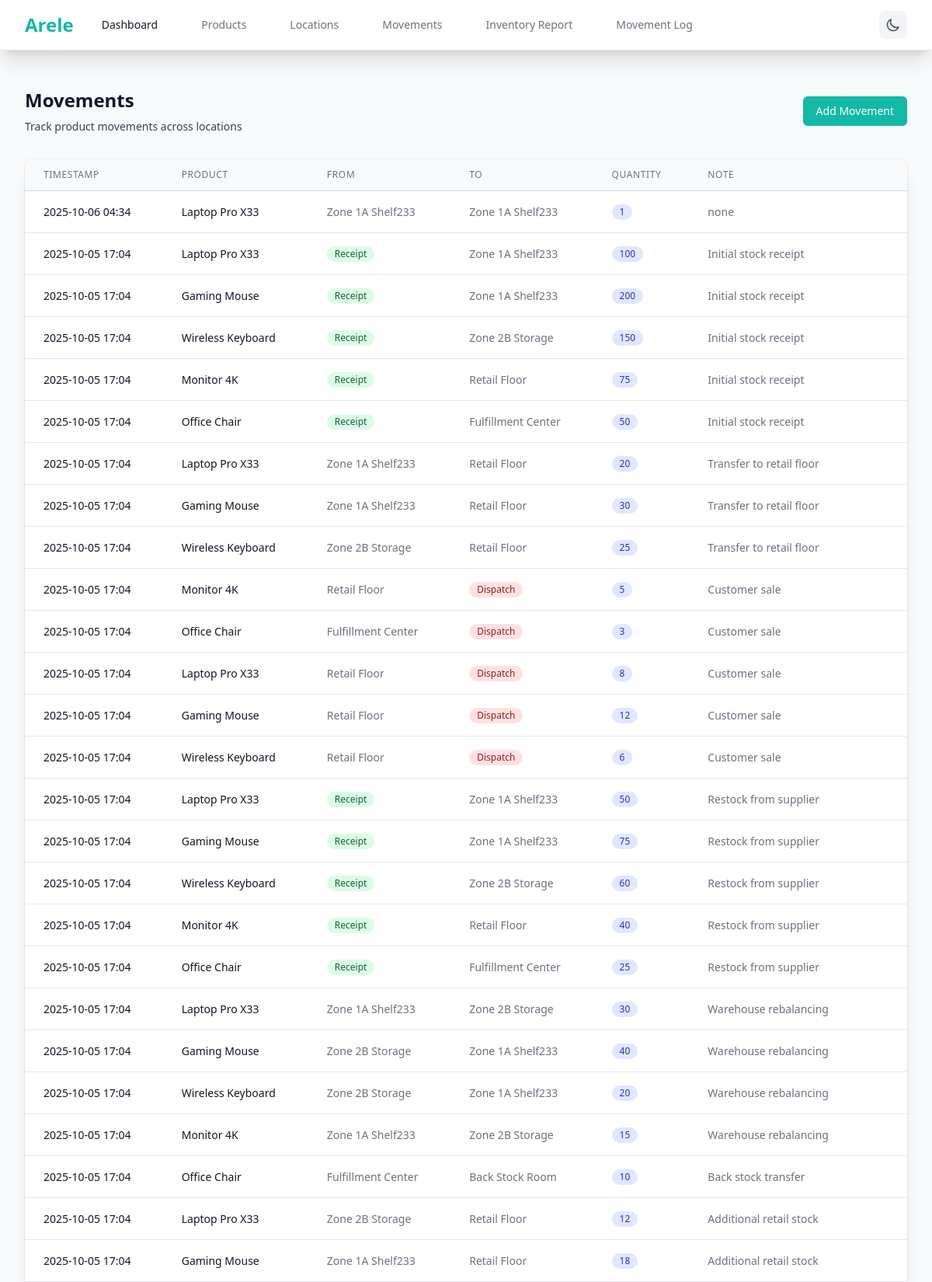
/movements (upper part), run on the app's committed database.
### app.py (models this page shows)
class ProductMovement(db.Model):
    __tablename__ = 'product_movements'
    id = db.Column(db.String(36), primary_key=True, default=lambda: str(uuid.uuid4()))
    timestamp = db.Column(db.DateTime, nullable=False, default=datetime.utcnow)
    product_id = db.Column(db.String(36), db.ForeignKey('products.id'), nullable=False)
    from_location_id = db.Column(db.String(36), db.ForeignKey('locations.id'), nullable=True)
    to_location_id = db.Column(db.String(36), db.ForeignKey('locations.id'), nullable=True)
    qty = db.Column(db.Integer, nullable=False)
    note = db.Column(db.Text, nullable=True)
    user_id = db.Column(db.String(50), nullable=False, default='SYSTEM_ADMIN')
    product = db.relationship('Product', backref='movements')
    from_location = db.relationship('Location', foreign_keys=[from_location_id], backref='outgoing_movements')
    to_location = db.relationship('Location', foreign_keys=[to_location_id], backref='incoming_movements')

class Product(db.Model):
    __tablename__ = 'products'
    id = db.Column(db.String(36), primary_key=True, default=lambda: str(uuid.uuid4()))
    name = db.Column(db.String(100), nullable=False, unique=True)
    sku = db.Column(db.String(50), nullable=False, unique=True)
    description = db.Column(db.Text, nullable=True)
    unit_of_measure = db.Column(db.String(20), nullable=False, default='unit')

class Location(db.Model):
    __tablename__ = 'locations'
    id = db.Column(db.String(36), primary_key=True, default=lambda: str(uuid.uuid4()))
    name = db.Column(db.String(100), nullable=False, unique=True)
    address = db.Column(db.Text, nullable=True)
    type = db.Column(db.String(50), nullable=False, default='Warehouse')

### app.py (the view)
@app.route('/movements')
def movements():
    FromLocation = aliased(Location)
    ToLocation = aliased(Location)
    movements = db.session.query(
        ProductMovement,
        Product,
        FromLocation,
        ToLocation
    ).outerjoin(
        Product, ProductMovement.product_id == Product.id
    ).outerjoin(
        FromLocation, ProductMovement.from_location_id == FromLocation.id
    ).outerjoin(
        ToLocation, ProductMovement.to_location_id == ToLocation.id
    ).order_by(ProductMovement.timestamp.desc()).all()
    return render_template('movements.html', movements=movements)

### templates/movements.html (shortened to what this page needs)
{% extends "layout.html" %}
{% block content %}
<div class="px-4 py-6 sm:px-0">
    <div class="sm:flex sm:items-center">
        <div class="sm:flex-auto">
            <h1 class="text-2xl font-bold text-gray-900 dark:text-white">Movements</h1>
            <p class="mt-2 text-sm text-gray-700 dark:text-gray-300">Track product movements across locations</p>
        </div>
        <div class="mt-4 sm:mt-0 sm:ml-16 sm:flex-none">
            <a href="{{ url_for('add_movement') }}" class="inline-flex items-center justify-center rounded-md border border-transparent bg-primary px-4 py-2 text-sm font-medium text-white shadow-sm hover:bg-teal-600 focus:outline-none focus:ring-2 focus:ring-primary focus:ring-offset-2 dark:focus:ring-offset-gray-800 transition-colors duration-200">
                Add Movement
            </a>
        </div>
    </div>
    <div class="mt-8 flex flex-col">
        <div class="-my-2 -mx-4 overflow-x-auto sm:-mx-6 lg:-mx-8">
            <div class="inline-block min-w-full py-2 align-middle md:px-6 lg:px-8">
                <div class="overflow-hidden shadow-xl ring-1 ring-black ring-opacity-5 md:rounded-lg">
                    <table class="min-w-full divide-y divide-gray-300 dark:divide-gray-600">
                        <thead class="bg-gray-50 dark:bg-gray-700">
                            <tr>
                                <th scope="col" class="px-6 py-3 text-left text-xs font-medium text-gray-500 dark:text-gray-300 uppercase tracking-wider">Timestamp</th>
                                <th scope="col" class="px-6 py-3 text-left text-xs font-medium text-gray-500 dark:text-gray-300 uppercase tracking-wider">Product</th>
                                <th scope="col" class="px-6 py-3 text-left text-xs font-medium text-gray-500 dark:text-gray-300 uppercase tracking-wider">From</th>
                                <th scope="col" class="px-6 py-3 text-left text-xs font-medium text-gray-500 dark:text-gray-300 uppercase tracking-wider">To</th>
                                <th scope="col" class="px-6 py-3 text-left text-xs font-medium text-gray-500 dark:text-gray-300 uppercase tracking-wider">Quantity</th>
                                <th scope="col" class="px-6 py-3 text-left text-xs font-medium text-gray-500 dark:text-gray-300 uppercase tracking-wider">Note</th>
                            </tr>
                        </thead>
                        <tbody class="bg-white dark:bg-gray-800 divide-y divide-gray-200 dark:divide-gray-600">
                            {% for movement, product, from_location, to_location in movements %}
                            <tr class="hover:bg-gray-50 dark:hover:bg-gray-700 transition-colors duration-200">
                                <td class="px-6 py-4 whitespace-nowrap text-sm text-gray-900 dark:text-white">
                                    {{ movement.timestamp.strftime('%Y-%m-%d %H:%M') }}
                                </td>
                                <td class="px-6 py-4 whitespace-nowrap text-sm font-medium text-gray-900 dark:text-white">
                                    {{ product.name if product else 'Unknown' }}
                                </td>
                                <td class="px-6 py-4 whitespace-nowrap text-sm text-gray-500 dark:text-gray-300">
                                    {% if from_location %}
                                        {{ from_location.name }}
                                    {% else %}
                                        <span class="inline-flex items-center px-2.5 py-0.5 rounded-full text-xs font-medium bg-green-100 text-green-800 dark:bg-green-900 dark:text-green-200">
                                            Receipt
                                        </span>
                                    {% endif %}
                                </td>
                                <td class="px-6 py-4 whitespace-nowrap text-sm text-gray-500 dark:text-gray-300">
                                    {% if to_location %}
                                        {{ to_location.name }}
                                    {% else %}
                                        <span class="inline-flex items-center px-2.5 py-0.5 rounded-full text-xs font-medium bg-red-100 text-red-800 dark:bg-red-900 dark:text-red-200">
                                            Dispatch
                                        </span>
                                    {% endif %}
                                </td>
                                <td class="px-6 py-4 whitespace-nowrap text-sm text-gray-900 dark:text-white">
                                    <span class="inline-flex items-center px-2.5 py-0.5 rounded-full text-xs font-medium bg-indigo-100 text-indigo-800 dark:bg-indigo-900 dark:text-indigo-200">
                                        {{ movement.qty }}
                                    </span>
                                </td>
                                <td class="px-6 py-4 text-sm text-gray-500 dark:text-gray-300">
                                    {{ movement.note or 'No note' }}
                                </td>
                            </tr>
                            {% endfor %}
                        </tbody>
                    </table>
                </div>
            </div>
        </div>
    </div>
</div>
{% endblock %}

### data on the page
ProductMovement: timestamp "2025-10-06 04:34", name "Laptop Pro X33", name "Zone 1A Shelf233", qty "1", note "none"
ProductMovement: timestamp "2025-10-05 17:04", name "Laptop Pro X33", shows "Receipt", name "Zone 1A Shelf233", qty "100", note "Initial stock receipt"
ProductMovement: timestamp "2025-10-05 17:04", name "Gaming Mouse", shows "Receipt", name "Zone 1A Shelf233", qty "200", note "Initial stock receipt"
ProductMovement: timestamp "2025-10-05 17:04", name "Wireless Keyboard", shows "Receipt", name "Zone 2B Storage", qty "150", note "Initial stock receipt"
ProductMovement: timestamp "2025-10-05 17:04", name "Monitor 4K", shows "Receipt", name "Retail Floor", qty "75", note "Initial stock receipt"
ProductMovement: timestamp "2025-10-05 17:04", name "Office Chair", shows "Receipt", name "Fulfillment Center", qty "50", note "Initial stock receipt"
ProductMovement: timestamp "2025-10-05 17:04", name "Laptop Pro X33", name "Zone 1A Shelf233", name "Retail Floor", qty "20", note "Transfer to retail floor"
ProductMovement: timestamp "2025-10-05 17:04", name "Gaming Mouse", name "Zone 1A Shelf233", name "Retail Floor", qty "30", note "Transfer to retail floor"
ProductMovement: timestamp "2025-10-05 17:04", name "Wireless Keyboard", name "Zone 2B Storage", name "Retail Floor", qty "25", note "Transfer to retail floor"
ProductMovement: timestamp "2025-10-05 17:04", name "Monitor 4K", name "Retail Floor", shows "Dispatch", qty "5", note "Customer sale"
ProductMovement: timestamp "2025-10-05 17:04", name "Office Chair", name "Fulfillment Center", shows "Dispatch", qty "3", note "Customer sale"
ProductMovement: timestamp "2025-10-05 17:04", name "Laptop Pro X33", name "Retail Floor", shows "Dispatch", qty "8", note "Customer sale"
ProductMovement: timestamp "2025-10-05 17:04", name "Gaming Mouse", name "Retail Floor", shows "Dispatch", qty "12", note "Customer sale"
ProductMovement: timestamp "2025-10-05 17:04", name "Wireless Keyboard", name "Retail Floor", shows "Dispatch", qty "6", note "Customer sale"
ProductMovement: timestamp "2025-10-05 17:04", name "Laptop Pro X33", shows "Receipt", name "Zone 1A Shelf233", qty "50", note "Restock from supplier"
ProductMovement: timestamp "2025-10-05 17:04", name "Gaming Mouse", shows "Receipt", name "Zone 1A Shelf233", qty "75", note "Restock from supplier"
ProductMovement: timestamp "2025-10-05 17:04", name "Wireless Keyboard", shows "Receipt", name "Zone 2B Storage", qty "60", note "Restock from supplier"
ProductMovement: timestamp "2025-10-05 17:04", name "Monitor 4K", shows "Receipt", name "Retail Floor", qty "40", note "Restock from supplier"
ProductMovement: timestamp "2025-10-05 17:04", name "Office Chair", shows "Receipt", name "Fulfillment Center", qty "25", note "Restock from supplier"
ProductMovement: timestamp "2025-10-05 17:04", name "Laptop Pro X33", name "Zone 1A Shelf233", name "Zone 2B Storage", qty "30", note "Warehouse rebalancing"
ProductMovement: timestamp "2025-10-05 17:04", name "Gaming Mouse", name "Zone 2B Storage", name "Zone 1A Shelf233", qty "40", note "Warehouse rebalancing"
ProductMovement: timestamp "2025-10-05 17:04", name "Wireless Keyboard", name "Zone 2B Storage", name "Zone 1A Shelf233", qty "20", note "Warehouse rebalancing"
ProductMovement: timestamp "2025-10-05 17:04", name "Monitor 4K", name "Zone 1A Shelf233", name "Zone 2B Storage", qty "15", note "Warehouse rebalancing"
ProductMovement: timestamp "2025-10-05 17:04", name "Office Chair", name "Fulfillment Center", name "Back Stock Room", qty "10", note "Back stock transfer"
ProductMovement: timestamp "2025-10-05 17:04", name "Laptop Pro X33", name "Zone 2B Storage", name "Retail Floor", qty "12", note "Additional retail stock"
ProductMovement: timestamp "2025-10-05 17:04", name "Gaming Mouse", name "Zone 1A Shelf233", name "Retail Floor", qty "18", note "Additional retail stock"
